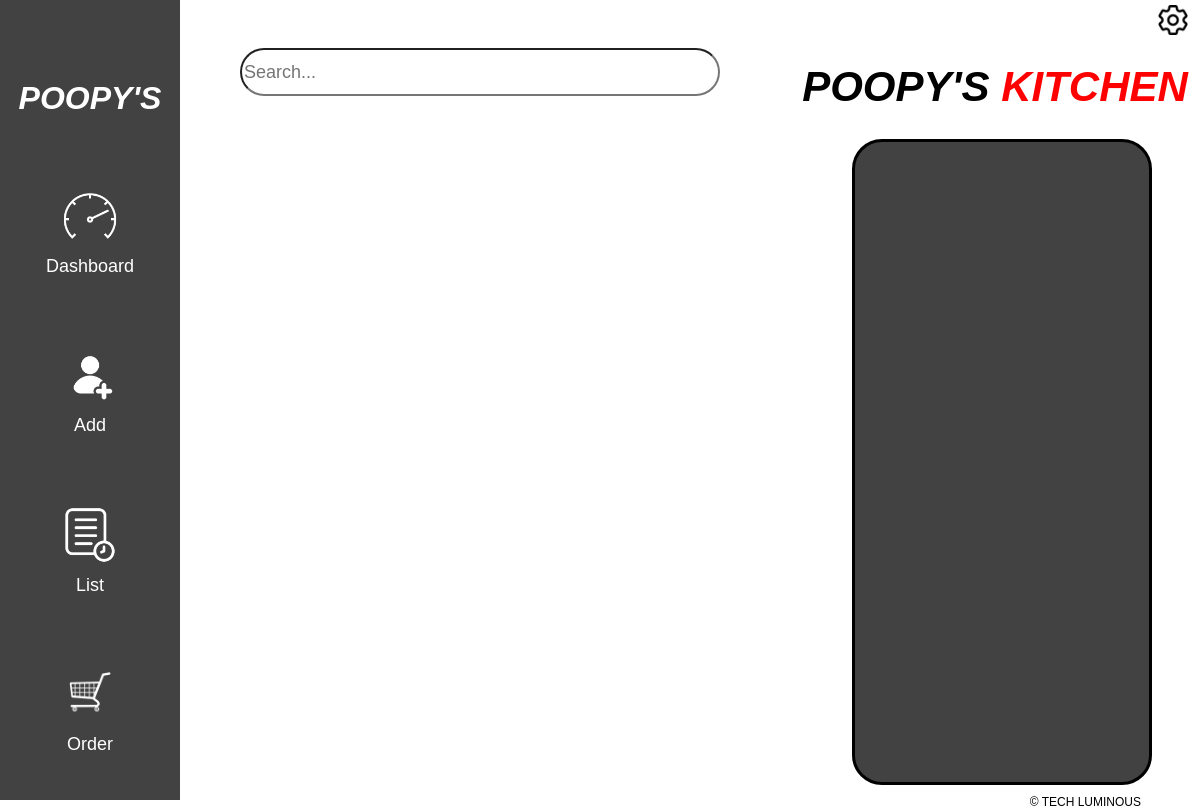
Page /dashboard/ on the earlier database version.
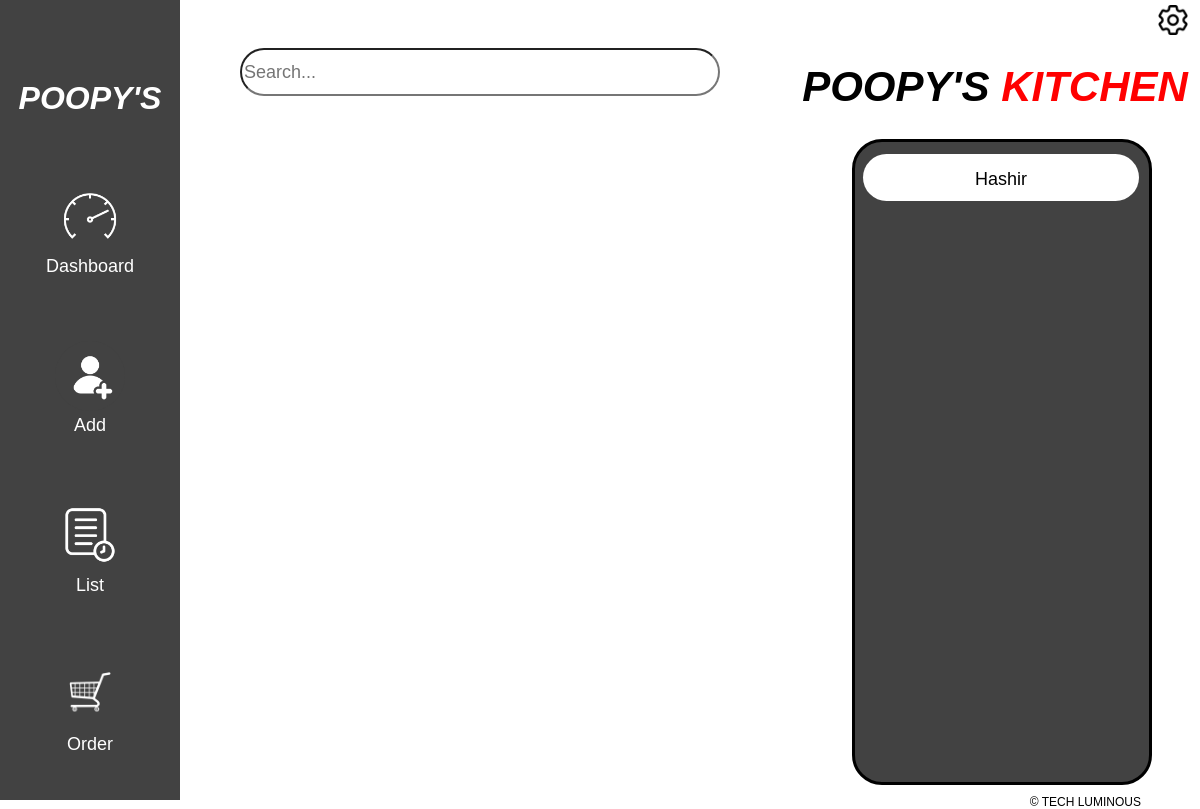
Same page on the later database version.
### app/models.py (models this page shows, shortened)
class customer_data(models.Model):
    userID = models.CharField(max_length=6,unique=True,null=False)
    name = models.CharField(max_length=25,null=False)
    location = models.TextField(null=True)
    mobileNumber = models.CharField(null=False,max_length=15)
    email = models.EmailField(null=True)
    startDate = models.DateField(null=False)
    totalDays = models.IntegerField(null=False)
    exp_date = models.DateField(null=False)
    givenMoney = models.FloatField(null=False,default=0.0)
    totalMoney = models.FloatField(null=False,default=0.0)
    breakFast = models.BooleanField(default=False)
    lunch = models.BooleanField(default=False)
    dinner = models.BooleanField(default=False)
    ed_breakFast = models.BooleanField(default=False)
    ed_lunch = models.BooleanField(default=False)
    ed_dinner = models.BooleanField(default=False)

### app/views.py (the view)
def dashboard_view(request):
    current_date = datetime.now().date()
    expDate = current_date+timedelta(days=2)
    exp_persons = customer_data.objects.filter(exp_date = expDate)
    return render(request,'dashboard.html',{'exp_persons':exp_persons})

### app/templates/dashboard.html (shortened to what this page needs)
{% load static %}
<!DOCTYPE html>
<html>
    <head>
        <link rel="stylesheet" href="{% static 'css/dashboard.css' %}">
    </head>
    <body>
        <div class="container" id="container_div">
            <div class="menu_div">
                <div class="hd_div">
                    <h1 class="heading_1">POOPY'S</h1>
                </div>
                <div class="dash_logo">
                    <a>
                        <img src="{% static 'img/dash.png' %}" class="dash_img">
                    </a>
                        <p>Dashboard</p>
                </div>
                <div class="dash_logo">
                    <a href="{% url 'main_app:add_customer' %}">
                        <img src="{% static 'img/user.png' %}" class="dash_img">
                    </a>
                        <p>Add</p>
                </div>
                <div class="dash_logo">
                    <a href="{% url 'main_app:list' %}">
                        <img src="{% static 'img/list.png' %}" class="dash_img">
                    </a>
                    <p>List</p>
                </div>
                <div class="dash_logo">
                    <img src="{% static 'img/order.png' %}" class="dash_img">
                    <p>Order</p>
                </div>
            </div>
            <div class="search_div">
                <div class="search_bar_div">
                    <input type="search" placeholder="Search..." name="search" id="search_input" >
                </div>
                <div class="search_result_div" id="search_result_div_id">
                </div>
            </div>
            <div class="exp_div">
                <div class="setting_img">
                    <img src="{% static 'img/setting.png' %}" onclick="setMainWindoeBlur()">
                </div>
                <div class="heading">
                    <h1 class="main_heading">POOPY'S <span class="red-text">KITCHEN</span></h1>
                </div>
                <div class="exp_box">
                    <div class="exp_display_box">
                        {% for person in exp_persons %}
                        <a href="http://127.0.0.1:8000/detail-edit/{{person.userID}}/" style="text-decoration: none;">
                            <div class="exp">
                                <p>{{person.name}}</p>
                            </div>
                        </a>
                        {% endfor %}
                    </div>
                </div>
                <div class="branding">
                    <p>© TECH LUMINOUS</p>
                </div>
            </div>
        </div>
    </body>
</html>

### app/static/css/dashboard.css (style rules this page uses)
body { margin: 0; padding: 0; }
.container { display: flex; height: 100vh; z-index: 1; }
.menu_div { flex: 0 0 15%; background-color:rgb(66, 66, 66) }
.hd_div { margin-top: 10vh; text-align: center; }
h1 { color: white; font-family: Arial, Helvetica, sans-serif; font-style: italic; }
.dash_logo { margin-top: 8vh; text-align: center; }
p { color: white; font-size: large; margin-top: 0; font-family: Arial, Helvetica, sans-serif; }
.dash_img { width: 70px; height: 70px; margin-bottom: 0.5px; }
.search_div { flex: 0 0 50%; background-color: white; }
.search_bar_div { text-align: center; height: 20vh; }
#search_input { margin-top: 6vh; width: 40vw; height: 6vh; border-radius: 50px; font-size: large; text-align: left; }
.search_result_div { height: 70vh; width: 100%; overflow: auto; }
.exp_div { flex: 0 0 35%; background-color: white; }
.heading { margin-top: 3.2vh; text-align: center; }
.main_heading { margin-left: 10px; font-size: 42px; color: black; font-family: Arial, Helvetica, sans-serif; }
.red-text { color: red; }
.exp_box { border-style: solid; width: 70%; height: 80vh; margin-left: 6vw; border-radius: 30px; background-color:rgb(66, 66, 66); }
.exp_display_box { height: 78vh; overflow: auto; }
.exp { padding-top: 15px; width: 23vw; height: 4vh; margin-top: 1.5vh; margin-left: 1vh; border-radius: 25px; border: none; background-color: white; text-align: center; }
.exp p { color: black; }
.branding { text-align: right; }
.branding p { font-size: 12px; color: #000; margin-top: 10px; margin-right: 59px; }
.setting_img { width: 34vw; display: flex; justify-content: flex-end; margin-top: 5px; }
.setting_img img { width: 30px; height: 30px; }

Differences in the rows shown:
added customer_data: name "Hashir"
